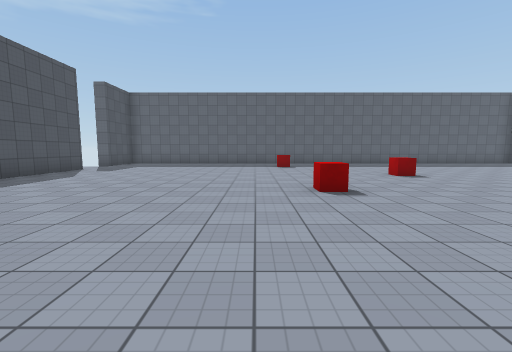
View 1 (above)

15 first-person views from a walk through a Unity game level. The camera is 1.5 m above the floor, tilts 6° down and sees 90° across. The floor is counted in squares, 2 m on a side. Each view is taken from the middle of a square. On the plan, view 1 faces up. The plan holds only what a view shows up to about 9 squares ahead; the rest is blank. The place goes on beyond the plan. The player character is not drawn. Some surface patterns are stand-ins.

View 2
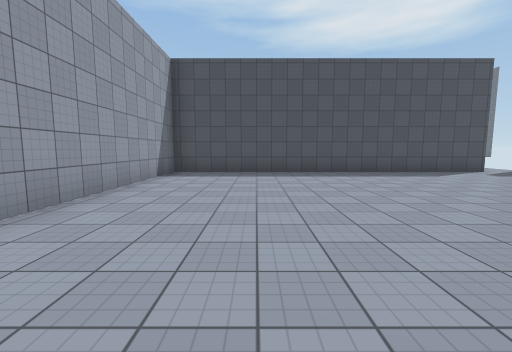

View 3
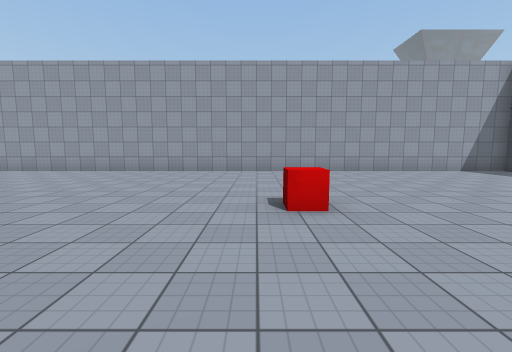

View 4
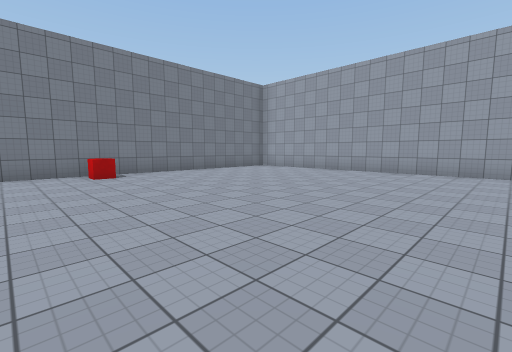

View 5
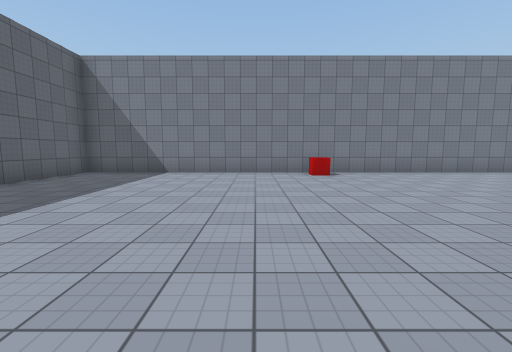

View 6
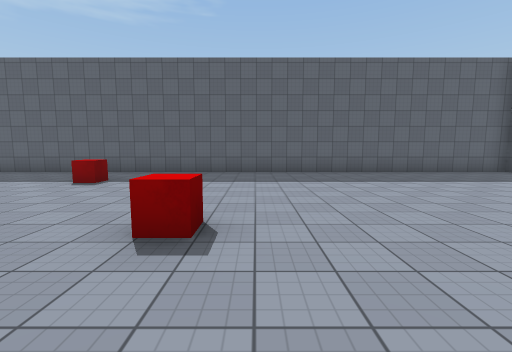

View 7
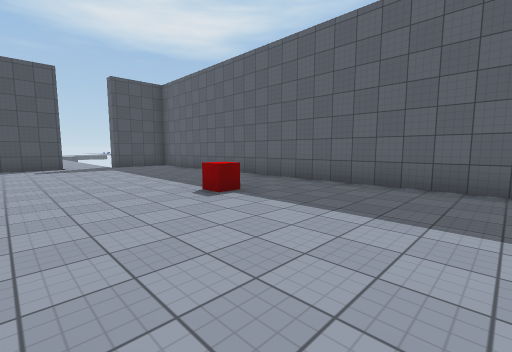

View 8
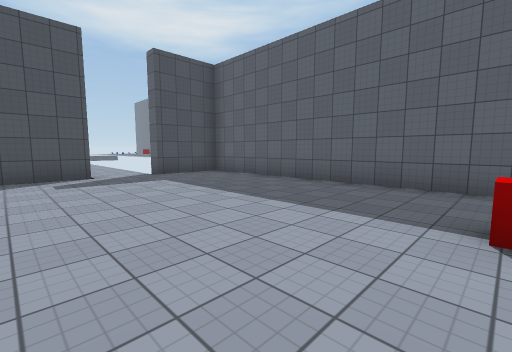

View 9
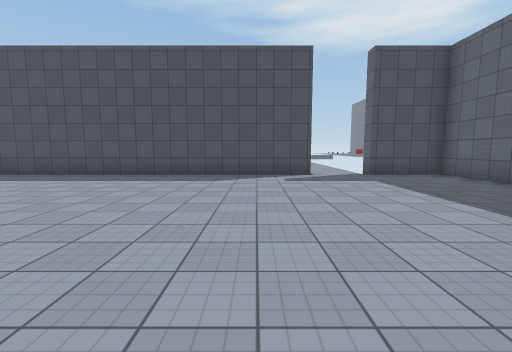

View 10
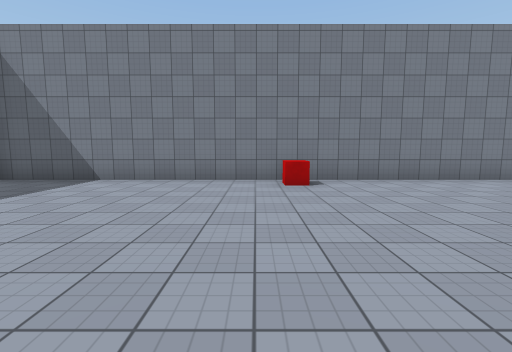

View 11
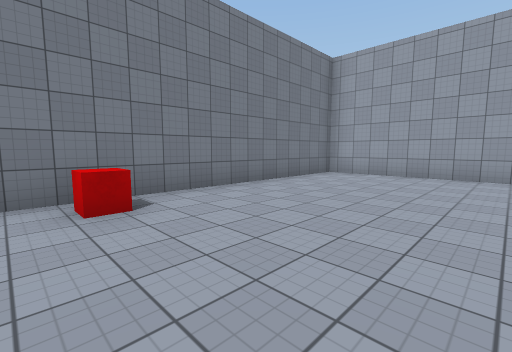

View 12
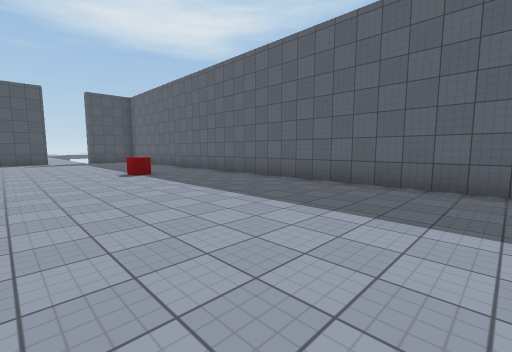

View 13
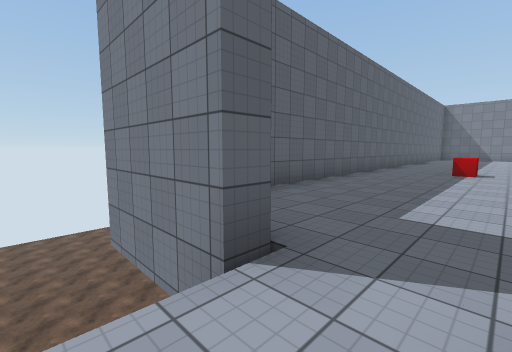

View 14
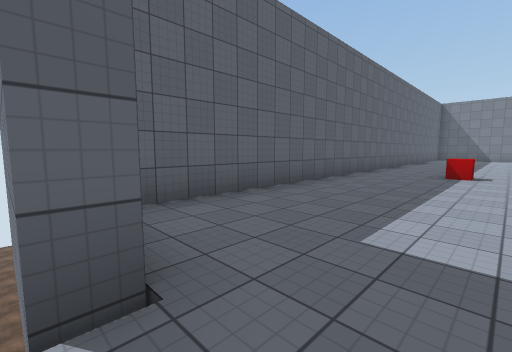

View 15
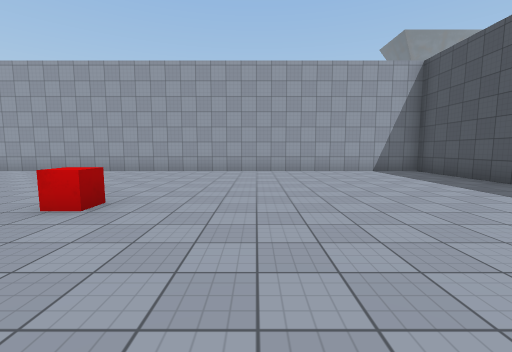

### Floor plan
Key: @ floor where view 1 was taken; # wall or solid block; . floor; v drop or lower ground; O other object.
Columns run from 8 left of view 1 to 14 right of it. Each row starts with its distance up from view 1.
 22 vv
 21 vv
 20 vvv
 19 vvvv
 18 vvvv
 17 vvvv
 16
 15
 14  v####################
 13  #....................#
 12  #....................#
 11 .........O............#
 10 ......................#
  9  #....................#
  8  #....................#
  7  #..........O.........#
  6  #..................O.#
  5  #.......O............#
  4  #....................#
  3  #....................#
  2  #....................#
  1  #....................#
  0  #......@.............#
 -1  ######################

Positions as (right, up) in squares from view 1, and headings:
1: (0, 0), facing up
2: (2, 2), facing left
3: (2, 8), facing down
4: (5, 8), facing down-right
5: (5, 8), facing right
6: (5, 5), facing up
7: (5, 8), facing up-left
8: (1, 8), facing up-left
9: (1, 8), facing left
10: (7, 7), facing right
11: (9, 7), facing down-right
12: (9, 8), facing up-left
13: (-8, 10), facing up-right
14: (-7, 10), facing up-right
15: (-1, 8), facing down
